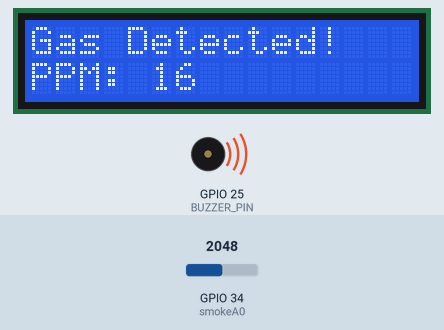
A sketch run on a simulated ESP32. Parts: 16×2 character LCD, buzzer (waves = sounding). The test bench sets the inputs (shaded band); at power-on: GPIO 34 (smokeA0) = 2048. WiFi joins after 1.5 s; servers stay silent unless stated.

Above: at 5.4 s.
5.5 s: GPIO 34 (smokeA0) set to 1690
At 8.6 s:
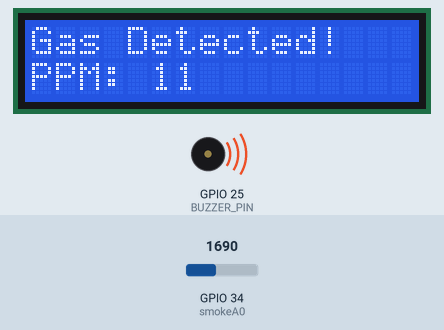
9.3 s: GPIO 34 (smokeA0) set to 1613
At 12.0 s:
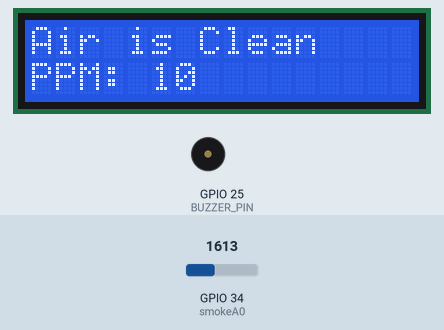
12.3 s: GPIO 34 (smokeA0) set to 1228
At 14.4 s:
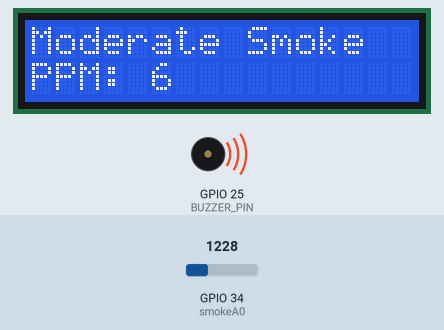
15.3 s: GPIO 34 (smokeA0) set to 1327
At 17.8 s:
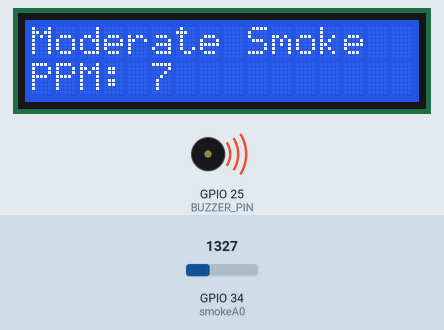
18.3 s: GPIO 34 (smokeA0) set to 1437
At 21.0 s:
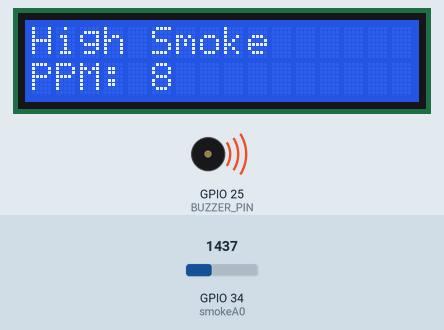
21.3 s: GPIO 34 (smokeA0) set to 2047
At 23.6 s:
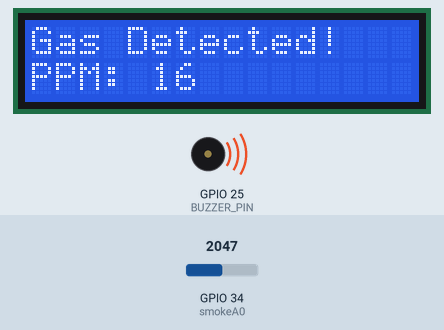
Timing chart, 0 to 25.1 s (numbered marks = the images above; inputs shaded):
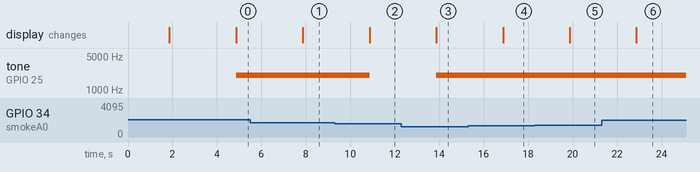

The sketch:

smokeguard.ino
```cpp
#define BLYNK_TEMPLATE_ID "TMPL6t-Y4BWBE"
#define BLYNK_TEMPLATE_NAME "Smoke sensor"
#define BLYNK_AUTH_TOKEN "yourtoken"

#include <WiFi.h>
#include <WiFiClient.h>
#include <BlynkSimpleEsp32.h>
#include <LiquidCrystal.h>

char auth[] = BLYNK_AUTH_TOKEN;
char ssid[] = "yourwifi";
char pass[] ="yourpassword";

// LCD without potentiometer - fixed contrast
const int rs = 26, en = 27, d4 = 14, d5 = 12, d6 = 13, d7 = 15;
LiquidCrystal lcd(rs, en, d4, d5, d6, d7);

// MQ-135
const int smokeA0 = 34;
const float R0 = 10000.0;
const float RL = 20000.0;
const float Vcc = 5.0;

// Buzzer
#define BUZZER_PIN 25
const int freq = 2000;  // 2kHz
const int channel = 0;
const int resolution = 8;

int data;
BlynkTimer timer;

// Function to compute PPM from MQ-135 analog output
float getSmokePPM() {
  int rawValue = analogRead(smokeA0);
  float voltage = (rawValue / 4095.0) * 3.3;
  float Rs = ((Vcc * RL) / voltage) - RL;
  float ratio = Rs / R0;
  float ppm = 100.0 * pow(ratio, -1.3);
  return ppm;
}

// Function to sound buzzer
void buzz(bool on) {
  if (on) {
    ledcWrite(channel, 127); // 50% duty
  } else {
    ledcWrite(channel, 0);
  }
}

// Send sensor data + display + alert
void sendSensor() {
  float ppm = getSmokePPM();
  data = (int)ppm;

  lcd.clear();
  lcd.setCursor(0, 0);

  // Determine gas or smoke
  if (ppm > 11) {
    lcd.print("Gas Detected!");
    Blynk.logEvent("smoke_detected", "Gas Detected!");
    buzz(true);
  } else if (ppm >= 8 && ppm <= 10) {
    lcd.print("High Smoke");
    Blynk.logEvent("smoke_detected", "High Smoke!");
    buzz(true);
  } else if (ppm >= 5 && ppm < 8) {
    lcd.print("Moderate Smoke");
    Blynk.logEvent("smoke_detected", "Moderate Smoke!");
    buzz(true);
  } else if (ppm >= 3 && ppm < 5) {
    lcd.print("Low Smoke");
    Blynk.logEvent("smoke_detected", "Low Smoke!");
    buzz(true);
  } else {
    lcd.print("Air is Clean");
    buzz(false);
  }

  lcd.setCursor(0, 1);
  lcd.print("PPM: ");
  lcd.print((int)ppm);

  Blynk.virtualWrite(V0, ppm);
}

void setup() {
  Serial.begin(9600);
  Blynk.begin(auth, ssid, pass);
  lcd.begin(16, 2);

  pinMode(smokeA0, INPUT);

  // Buzzer PWM setup
  ledcSetup(channel, freq, resolution);
  ledcAttachPin(BUZZER_PIN, channel);
  buzz(false); // ensure buzzer is off

  timer.setInterval(3000L, sendSensor);
}

void loop() {
  Blynk.run();
  timer.run();
}
```

Measured:
- the behaviour switches between 1663 and 1662 on GPIO 34 (smokeA0) (found by bisection; images 1 and 2)
- the behaviour switches between 1382 and 1383 on GPIO 34 (smokeA0) (found by bisection; images 4 and 5)
- after the input at 5.5 s, the display: changes after 2.4 s (image 1)
- after the input at 9.3 s, tone on GPIO 25 (BUZZER_PIN): 2000 Hz → silent after 1.6 s; the display: changes after 1.6 s (image 2)
- after the input at 12.3 s, tone on GPIO 25 (BUZZER_PIN): silent → 2000 Hz after 1.6 s; the display: changes after 1.6 s (image 3)
- after the input at 15.3 s, the display: changes after 1.6 s (image 4)
- after the input at 18.3 s, the display: changes after 1.6 s (image 5)
- after the input at 21.3 s, the display: changes after 1.6 s (image 6)
